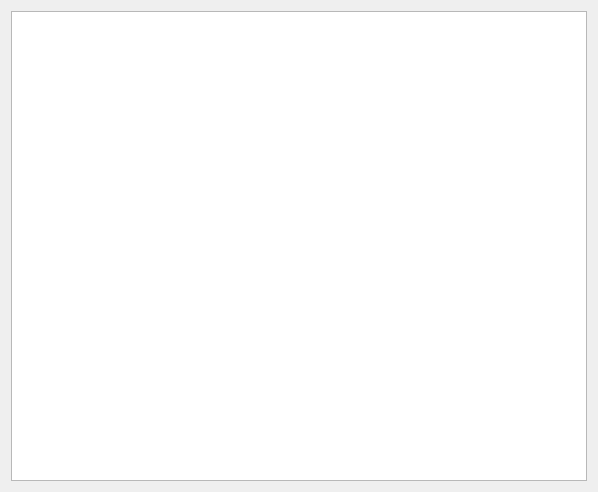
<?xml version="1.0" encoding="UTF-8"?>
<ui version="4.0">
 <class>AudioListWidget</class>
 <widget class="QWidget" name="AudioListWidget">
  <property name="geometry">
   <rect>
    <x>0</x>
    <y>0</y>
    <width>598</width>
    <height>492</height>
   </rect>
  </property>
  <property name="windowTitle">
   <string>AudioListWidget</string>
  </property>
  <layout class="QHBoxLayout" name="horizontalLayout_2">
   <item>
    <widget class="QTreeView" name="treeView">
     <property name="rootIsDecorated">
      <bool>true</bool>
     </property>
     <property name="itemsExpandable">
      <bool>true</bool>
     </property>
     <property name="expandsOnDoubleClick">
      <bool>false</bool>
     </property>
    </widget>
   </item>
  </layout>
  <action name="actionPlay">
   <property name="icon">
    <iconset resource="../mgdt.qrc">
     <normaloff>:/mgdt/icons/blue_play.png</normaloff>:/mgdt/icons/blue_play.png</iconset>
   </property>
   <property name="text">
    <string>Play</string>
   </property>
   <property name="shortcut">
    <string>F5</string>
   </property>
  </action>
  <action name="actionCopy_path">
   <property name="icon">
    <iconset resource="../mgdt.qrc">
     <normaloff>:/mgdt/icons/blue_Copy.png</normaloff>:/mgdt/icons/blue_Copy.png</iconset>
   </property>
   <property name="text">
    <string>Copy path</string>
   </property>
   <property name="shortcut">
    <string>Ctrl+C</string>
   </property>
  </action>
  <action name="actionStop">
   <property name="icon">
    <iconset resource="../mgdt.qrc">
     <normaloff>:/mgdt/icons/stop_sign.png</normaloff>:/mgdt/icons/stop_sign.png</iconset>
   </property>
   <property name="text">
    <string>Stop</string>
   </property>
   <property name="shortcut">
    <string>F6</string>
   </property>
  </action>
 </widget>
 <layoutdefault spacing="6" margin="11"/>
 <resources>
  <include location="../mgdt.qrc"/>
 </resources>
 <connections/>
</ui>
